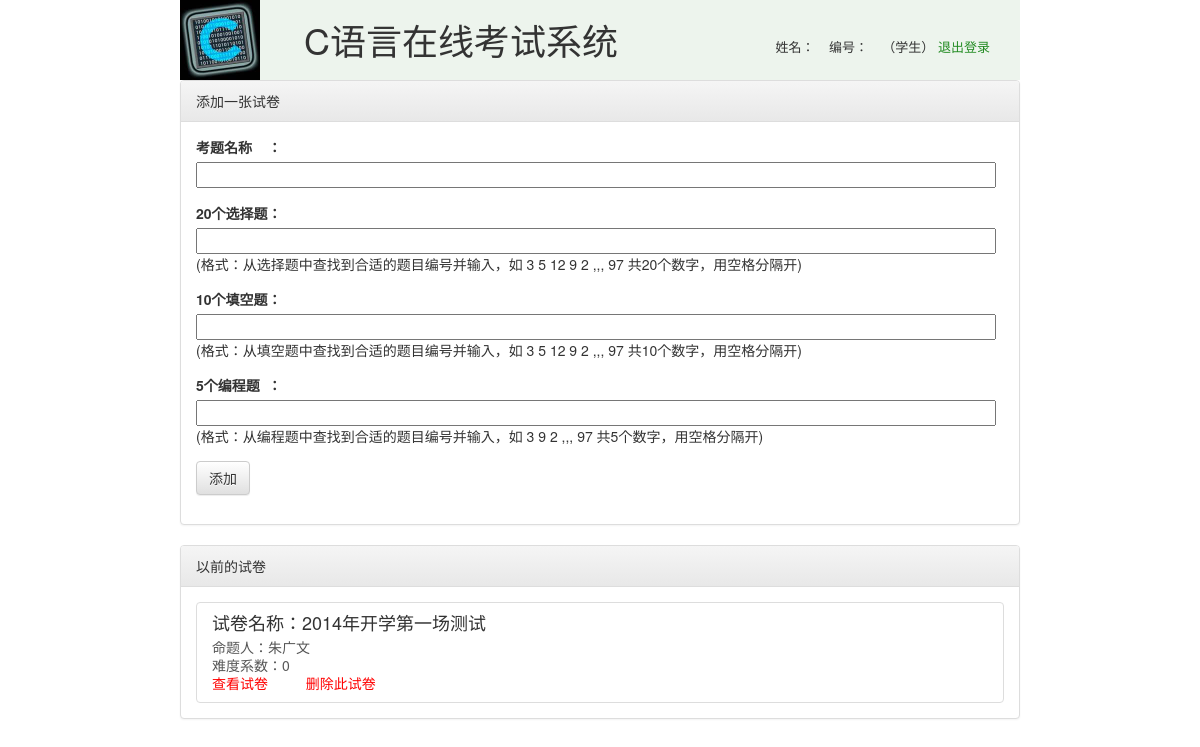
The page /view/papers.html.php on the database as committed earlier.
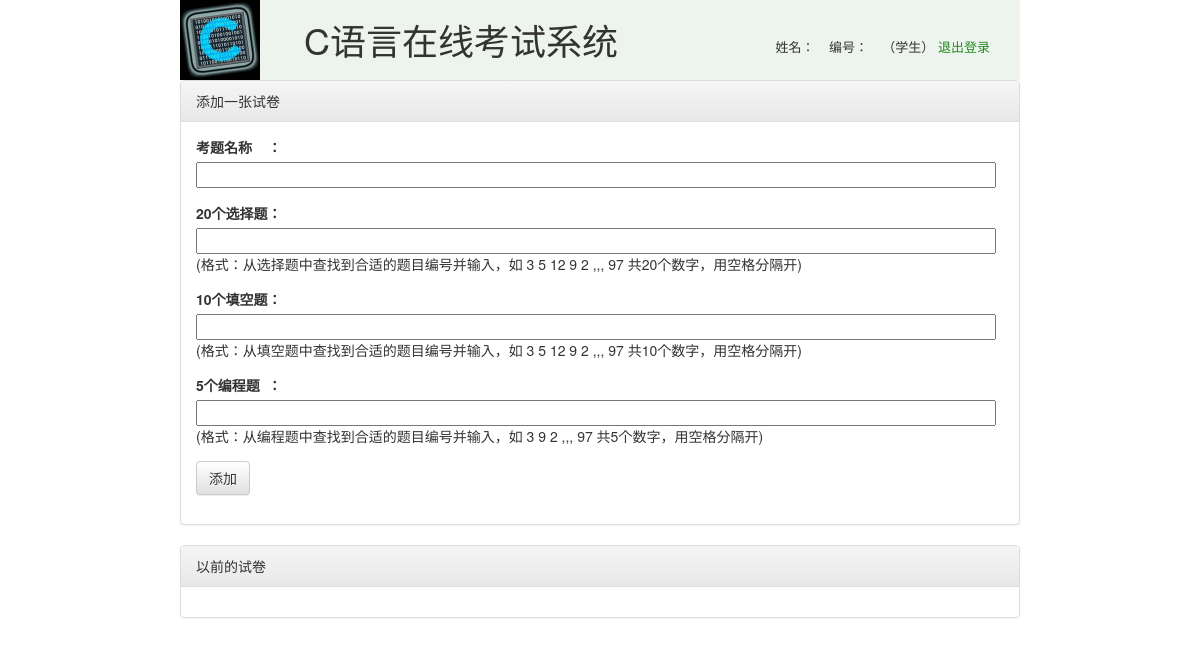
The same page on the database as committed later.
### tables this page shows
CREATE TABLE `paper` (
  `id` int(11) NOT NULL AUTO_INCREMENT,
  `user` int(11) NOT NULL,
  `name` varchar(100) NOT NULL,
  `difficulty` int(11) NOT NULL,
  `paper` varchar(500) NOT NULL,
  PRIMARY KEY (`id`)
);

CREATE TABLE `user` (
  `id` int(11) NOT NULL AUTO_INCREMENT,
  `name` varchar(20) NOT NULL,
  `password` varchar(20) NOT NULL,
  `num` char(10) NOT NULL,
  `class` varchar(20) NOT NULL,
  `teacher` int(11) NOT NULL,
  PRIMARY KEY (`id`)
);

### lib/mysql.php (called while the page is built, shortened)
<?php
class Mysql{
    private static $instance = null;
    private $conn = null;
    public function __construct(){
        $this->conn = mysql_connect("127.0.0.1", "root", "");
    }
    public static function getDB(){
        if(self::$instance == NULL)  self::$instance = new Mysql();
        return self::$instance;
    }
    public function query($sql){
        $ret = array();
        $result = mysql_query($sql, $this->conn) or die("sql error".mysql_error());
        while($data = mysql_fetch_array($result, MYSQL_ASSOC)){
            array_push($ret, $data);
        }
        return $ret;
    }
}

### view/papers.html.php (the view, shortened to what this page needs)
<?php
$papers = Mysql::getDB()->query("select user.name as username, paper.name as papername, "
    ."difficulty, paper, paper.id as paperid from paper join user on paper.user = user.id order by paper.id desc");
?>
<html>
<body>
<div style="width: 70%;margin: 0 auto;">
<?php $location="papers"; include("header.html.php"); ?>
<div class="panel panel-default">
    <div class="panel-heading">添加一张试卷</div>
    <div class="panel-body">
        <form role="form"  method="post" action="/handler/paper_add.php">
            <div class="form-group">
                <label for="papername">考题名称&nbsp;&nbsp;&nbsp;&nbsp;：</label>
                <input type="text" name="papername" id="papername" style="width: 800px;">
            </div>
            <div class="form-group">
                <label for="choose">20个选择题：</label>
                <input type="text" name="choose" id="choose" style="width: 800px;"><br>
                (格式：从选择题中查找到合适的题目编号并输入，如 3 5 12 9 2 ,,, 97 共20个数字，用空格分隔开)
            </div>
            <div class="form-group">
                <label for="fill">10个填空题：</label>
                <input type="text" name="fill" id="fill" style="width: 800px;"><br>
                (格式：从填空题中查找到合适的题目编号并输入，如 3 5 12 9 2 ,,, 97 共10个数字，用空格分隔开)
            </div>
            <div class="form-group">
                <label for="program">5个编程题&nbsp;&nbsp;：</label>
                <input type="text" name="program" id="program" style="width: 800px;"><br>
                (格式：从编程题中查找到合适的题目编号并输入，如 3 9 2 ,,, 97 共5个数字，用空格分隔开)
            </div>
            <button type="submit" class="btn btn-default">添加</button>
        </form>
    </div>
</div>
<div class="panel panel-default">
    <div class="panel-heading">以前的试卷</div>
    <div class="panel-body">
        <?php foreach($papers as $item){ ?>
        <a class="list-group-item">
            <h4 class="list-group-item-heading">试卷名称：<?=$item["papername"]?></h4>
            <p class="list-group-item-text">命题人：<?=$item["username"]?></p>
            <p class="list-group-item-text">难度系数：<?=$item["difficulty"]?></p>
            <p class="list-group-item-text">
                <span style="color: red;cursor: pointer;" onclick="javascript:location.href='/view/paper.html.php?paper=<?=$item["paperid"]?>'">查看试卷</span>
                <span style="color: red;cursor: pointer;" onclick="javascript:location.href='/handler/delete.php?type=paper&id=<?=$item["paperid"]?>'">删除此试卷</span>
            </p>
        </a>
        <?php } ?>
    </div>
</div>
</body>
</html>

Rows that differ between the two databases and show on the page:
removed paper: name "2014年开学第一场测试", user.name "朱广文", difficulty "0"
